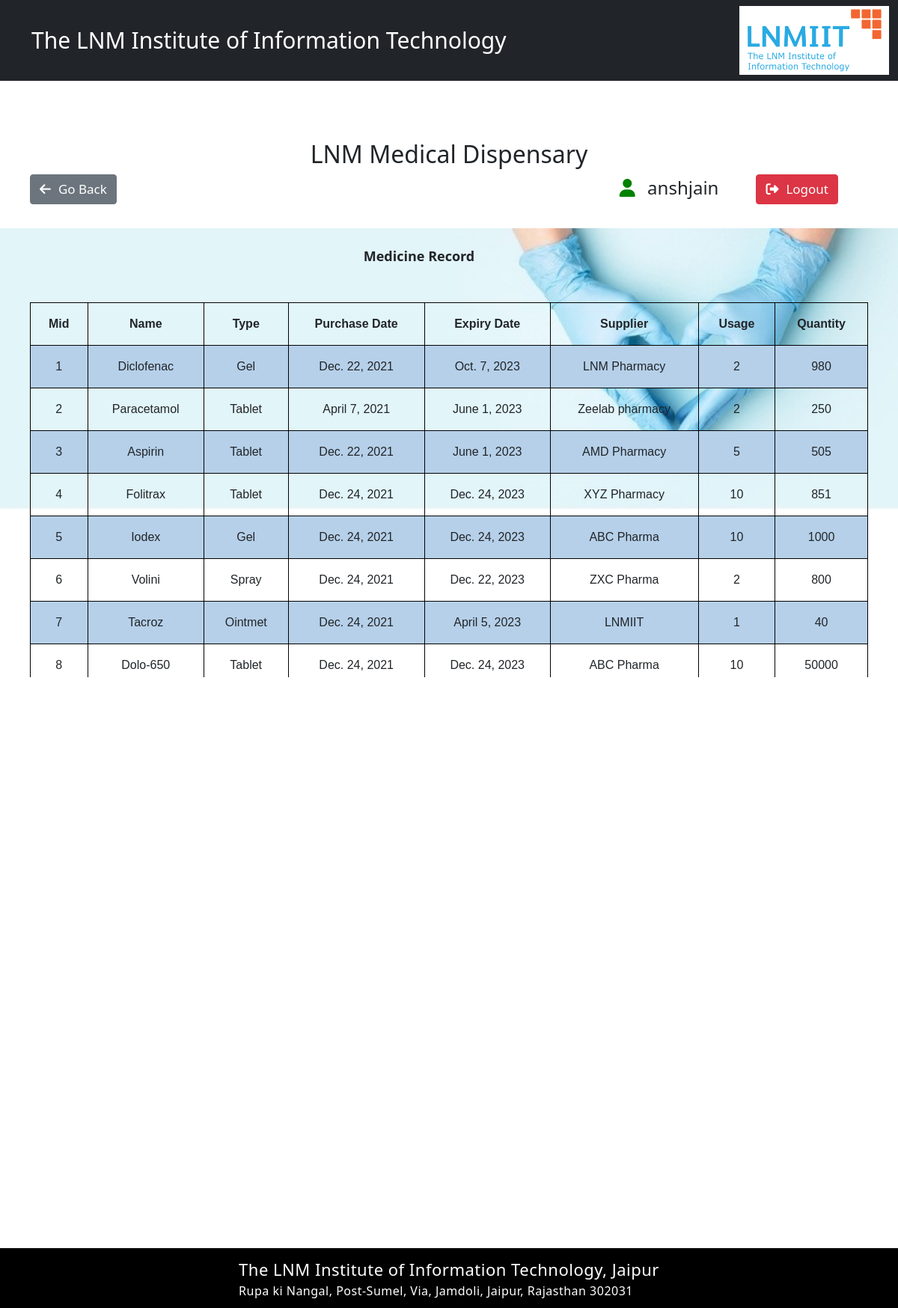
Screenshot of /MedicineRecord/ (signed in) with the database file from the repository.
### users/models.py (models this page shows, shortened)
class User(AbstractUser):
    GENDERCHOICE = (
        ('M', 'Male'),
        ('F', 'Female'),
    )
    age = models.IntegerField(null=False, default=20)
    gender = models.CharField(
        max_length=1,
        choices=GENDERCHOICE,
        default='M',
    )
    Uid = models.UUIDField(default=uuid.uuid4, unique=True, editable=False)
    phonenumber = models.BigIntegerField(null=True, blank=True)
    is_doctor = models.BooleanField('Is doctor', default=False)
    patient = models.BooleanField('Is patient', default=False)
    is_chemist = models.BooleanField('Is chemist', default=False)

class Medicine(models.Model):
    Mid = models.AutoField(primary_key=True)
    Name = models.CharField(max_length=50, null=False)
    Type = models.CharField(max_length=50, null=False)
    Quantity = models.IntegerField(default=1000)
    Usage = models.IntegerField(default=0)
    Supplier = models.CharField(max_length=30)
    PurchaseDate = models.DateField(("Date"), default=datetime.date.today)
    ExpiryDate = models.DateField()

### users/views.py (the view)
# urls.py: path('MedicineRecord/', views.MedicineRecord, name='MedicineRecord'),
def MedicineRecord(request):
    medicine = Medicine.objects.all()
    context = {'medicines': medicine}
    return render(request, 'medicineRecord.html', context)

### templates/medicineRecord.html (shortened to what this page needs)
<!DOCTYPE html>
{% load static %}
<html lang="en">
<head>
  <link rel="stylesheet" href="https://cdn.jsdelivr.net/npm/bootstrap@5.1.3/dist/css/bootstrap.min.css"
>
  <link rel="stylesheet" href="{% static 'css/PatientHistory.css' %}" type="text/css">
  <link href="https://cdnjs.cloudflare.com/ajax/libs/font-awesome/5.13.0/css/all.min.css" rel="stylesheet">
</head>
<body>
  <nav class="navbar fixed-top navbar-expand-lg navbar-dark bg-dark">
    <div class="container-fluid">
      <a class="navbar-brand" href="#" style="font-size: 30px; margin-left: 30px">The LNM Institute of Information
        Technology</a>
      <img src="{% static 'images/LOGO.png' %}" alt="LNMIIT" width="200">
    </div>
  </nav>
  <br>
  <br>
  <br>
  <h2 class="heading">LNM Medical Dispensary</h2>
  <div style="float: left; margin-left: 40px; font-size: 17px;">
    <a href="{% url 'chemist' %}">
      <button type="button" class="btn btn-secondary logoutclass">
        <span class="lgticon"><i class="fas fa-arrow-left"></i></span></i>Go Back
      </button>
    </a>
  </div>
  <div class="logoutclass">
    <span style="padding-right:50px; font-size:24px"><i class='fas fa-user' style='color:green'></i><span
        style="padding-right:10px; font-size:24px"></span> {{ user.username }} </span>
    <a href="{% url 'logout' %}">
      <button type="button" class="btn btn-danger logoutclass">
        <span class="lgticon"><i class="fas fa-sign-out-alt"></i></span></i>Logout
      </button>
    </a>
  </div>
  <br><br>
  <br>
  <div class="content">
    <div class="prescr">
      <br>
      <span style="font-size:18px; font-weight:bold;margin:0 auto;text-align:center;display:block;">Medicine
        Record</span>
      <br><br>
      <table style="margin-left:40px; margin-bottom:40px;">
        <tr>
          <th>Mid</th>
          <th>Name</th>
          <th>Type</th>
          <th>Purchase Date</th>
          <th>Expiry Date</th>
          <th>Supplier</th>
          <th>Usage</th>
          <th>Quantity</th>
        </tr>
        {% for medicine in medicines %}
          <tr>
            <td>{{medicine.Mid}}</td>
            <td>{{medicine.Name}}</td>
            <td>{{medicine.Type}}</td> </td>
            <td>{{medicine.PurchaseDate}}</td>
            <td>{{medicine.ExpiryDate}}</td>
            <td>{{medicine.Supplier}}</td>
            <td>{{medicine.Usage}}</td>
            <td>{{medicine.Quantity}}</td>
          </tr>
          {% endfor %}
      </table>
    </div>
  </div>
  <div class="footer">
    <div>
      <div class="add"> The LNM Institute of Information Technology, Jaipur</div>
      <div>Rupa ki Nangal, Post-Sumel, Via, Jamdoli, Jaipur, Rajasthan 302031</div>
    </div>
  </div>
</body>
</html>

### static/css/PatientHistory.css (style rules this page uses)
body { padding-top: 65px; }
.heading { display: flex; margin-top: 50px; justify-content: center; }
.logoutclass { float: right; margin-right: 40px; font-size: 17px; }
.lgticon { margin-right: 10px; }
.content { overflow: auto; background-image: url("../images/bg.jpg"); background-repeat: no-repeat; background-size: contain; height: 600px; }
.prescr { flex: 60%; padding-right: 80px; }
table { font-family: arial, sans-serif; border-collapse: collapse; width: 100%; }
td, th { border: 1px solid black; text-align: center; padding: 16px; }
tr:nth-child(even) { background-color: #b6d0e9; }
.footer { position: fixed; left: 0; bottom: 0; width: 100%; height: 80px; background-color: black; color: white; letter-spacing: 0.5px; display: flex; flex-wrap: wrap; flex-direction: column; align-items: center; justify-content: center; }
.add { font-size: 22px; }

### rows the page displays
User: username "anshjain"
Medicine: Mid "1", Name "Diclofenac", Type "Gel", PurchaseDate "Dec. 22, 2021", ExpiryDate "Oct. 7, 2023", Supplier "LNM Pharmacy", Usage "2", Quantity "980"
Medicine: Mid "2", Name "Paracetamol", Type "Tablet", PurchaseDate "April 7, 2021", ExpiryDate "June 1, 2023", Supplier "Zeelab pharmacy", Usage "2", Quantity "250"
Medicine: Mid "3", Name "Aspirin", Type "Tablet", PurchaseDate "Dec. 22, 2021", ExpiryDate "June 1, 2023", Supplier "AMD Pharmacy", Usage "5", Quantity "505"
Medicine: Mid "4", Name "Folitrax", Type "Tablet", PurchaseDate "Dec. 24, 2021", ExpiryDate "Dec. 24, 2023", Supplier "XYZ Pharmacy", Usage "10", Quantity "851"
Medicine: Mid "5", Name "Iodex", Type "Gel", PurchaseDate "Dec. 24, 2021", ExpiryDate "Dec. 24, 2023", Supplier "ABC Pharma", Usage "10", Quantity "1000"
Medicine: Mid "6", Name "Volini", Type "Spray", PurchaseDate "Dec. 24, 2021", ExpiryDate "Dec. 22, 2023", Supplier "ZXC Pharma", Usage "2", Quantity "800"
Medicine: Mid "7", Name "Tacroz", Type "Ointmet", PurchaseDate "Dec. 24, 2021", ExpiryDate "April 5, 2023", Supplier "LNMIIT", Usage "1", Quantity "40"
Medicine: Mid "8", Name "Dolo-650", Type "Tablet", PurchaseDate "Dec. 24, 2021", ExpiryDate "Dec. 24, 2023", Supplier "ABC Pharma", Usage "10", Quantity "50000"
